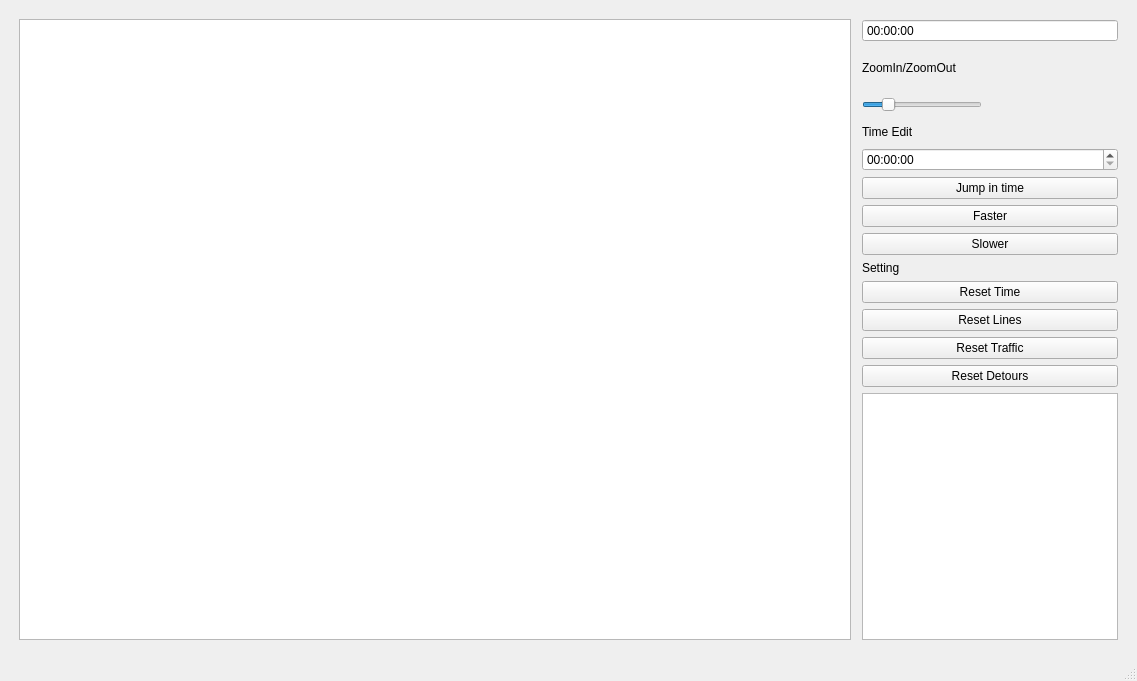
<?xml version="1.0" encoding="UTF-8"?>
<ui version="4.0">
 <class>MainWindow</class>
 <widget class="QMainWindow" name="MainWindow">
  <property name="geometry">
   <rect>
    <x>0</x>
    <y>0</y>
    <width>1137</width>
    <height>681</height>
   </rect>
  </property>
  <property name="windowTitle">
   <string>MainWindow</string>
  </property>
  <widget class="QWidget" name="centralwidget">
   <layout class="QGridLayout" name="gridLayout">
    <property name="sizeConstraint">
     <enum>QLayout::SetMinimumSize</enum>
    </property>
    <item row="7" column="2">
     <spacer name="horizontalSpacer_2">
      <property name="orientation">
       <enum>Qt::Horizontal</enum>
      </property>
      <property name="sizeType">
       <enum>QSizePolicy::Fixed</enum>
      </property>
      <property name="sizeHint" stdset="0">
       <size>
        <width>5</width>
        <height>10</height>
       </size>
      </property>
     </spacer>
    </item>
    <item row="18" column="4">
     <spacer name="verticalSpacer_6">
      <property name="orientation">
       <enum>Qt::Vertical</enum>
      </property>
      <property name="sizeType">
       <enum>QSizePolicy::Fixed</enum>
      </property>
      <property name="sizeHint" stdset="0">
       <size>
        <width>20</width>
        <height>5</height>
       </size>
      </property>
     </spacer>
    </item>
    <item row="2" column="4">
     <widget class="QTimeEdit" name="timeClock">
      <property name="focusPolicy">
       <enum>Qt::NoFocus</enum>
      </property>
      <property name="contextMenuPolicy">
       <enum>Qt::NoContextMenu</enum>
      </property>
      <property name="layoutDirection">
       <enum>Qt::LeftToRight</enum>
      </property>
      <property name="buttonSymbols">
       <enum>QAbstractSpinBox::NoButtons</enum>
      </property>
      <property name="calendarPopup">
       <bool>false</bool>
      </property>
     </widget>
    </item>
    <item row="2" column="0">
     <spacer name="horizontalSpacer_3">
      <property name="orientation">
       <enum>Qt::Horizontal</enum>
      </property>
      <property name="sizeType">
       <enum>QSizePolicy::Fixed</enum>
      </property>
      <property name="sizeHint" stdset="0">
       <size>
        <width>10</width>
        <height>20</height>
       </size>
      </property>
     </spacer>
    </item>
    <item row="3" column="4">
     <widget class="QLabel" name="zoom">
      <property name="enabled">
       <bool>true</bool>
      </property>
      <property name="sizePolicy">
       <sizepolicy hsizetype="Fixed" vsizetype="Fixed">
        <horstretch>50</horstretch>
        <verstretch>20</verstretch>
       </sizepolicy>
      </property>
      <property name="maximumSize">
       <size>
        <width>800</width>
        <height>40</height>
       </size>
      </property>
      <property name="sizeIncrement">
       <size>
        <width>50</width>
        <height>0</height>
       </size>
      </property>
      <property name="baseSize">
       <size>
        <width>50</width>
        <height>20</height>
       </size>
      </property>
      <property name="text">
       <string>ZoomIn/ZoomOut</string>
      </property>
     </widget>
    </item>
    <item row="18" column="1">
     <spacer name="verticalSpacer_3">
      <property name="orientation">
       <enum>Qt::Vertical</enum>
      </property>
      <property name="sizeType">
       <enum>QSizePolicy::Fixed</enum>
      </property>
      <property name="sizeHint" stdset="0">
       <size>
        <width>20</width>
        <height>10</height>
       </size>
      </property>
     </spacer>
    </item>
    <item row="9" column="5">
     <spacer name="horizontalSpacer">
      <property name="orientation">
       <enum>Qt::Horizontal</enum>
      </property>
      <property name="sizeType">
       <enum>QSizePolicy::Fixed</enum>
      </property>
      <property name="sizeHint" stdset="0">
       <size>
        <width>10</width>
        <height>20</height>
       </size>
      </property>
     </spacer>
    </item>
    <item row="2" column="1" rowspan="16">
     <widget class="QGraphicsView" name="graphicsView">
      <property name="sizePolicy">
       <sizepolicy hsizetype="Minimum" vsizetype="Minimum">
        <horstretch>0</horstretch>
        <verstretch>0</verstretch>
       </sizepolicy>
      </property>
      <property name="contextMenuPolicy">
       <enum>Qt::DefaultContextMenu</enum>
      </property>
     </widget>
    </item>
    <item row="4" column="4">
     <widget class="QSlider" name="zoomSlider">
      <property name="maximumSize">
       <size>
        <width>120</width>
        <height>22</height>
       </size>
      </property>
      <property name="minimum">
       <number>1</number>
      </property>
      <property name="maximum">
       <number>50</number>
      </property>
      <property name="value">
       <number>10</number>
      </property>
      <property name="sliderPosition">
       <number>10</number>
      </property>
      <property name="orientation">
       <enum>Qt::Horizontal</enum>
      </property>
     </widget>
    </item>
    <item row="0" column="4">
     <spacer name="verticalSpacer_2">
      <property name="orientation">
       <enum>Qt::Vertical</enum>
      </property>
      <property name="sizeType">
       <enum>QSizePolicy::Fixed</enum>
      </property>
      <property name="sizeHint" stdset="0">
       <size>
        <width>20</width>
        <height>10</height>
       </size>
      </property>
     </spacer>
    </item>
    <item row="5" column="4">
     <widget class="QLabel" name="time">
      <property name="maximumSize">
       <size>
        <width>50</width>
        <height>20</height>
       </size>
      </property>
      <property name="layoutDirection">
       <enum>Qt::LeftToRight</enum>
      </property>
      <property name="text">
       <string>Time Edit</string>
      </property>
     </widget>
    </item>
    <item row="6" column="4">
     <widget class="QTimeEdit" name="timeEdit">
      <property name="buttonSymbols">
       <enum>QAbstractSpinBox::UpDownArrows</enum>
      </property>
      <property name="correctionMode">
       <enum>QAbstractSpinBox::CorrectToPreviousValue</enum>
      </property>
      <property name="keyboardTracking">
       <bool>false</bool>
      </property>
      <property name="calendarPopup">
       <bool>false</bool>
      </property>
     </widget>
    </item>
    <item row="7" column="4">
     <widget class="QPushButton" name="jumpButton">
      <property name="text">
       <string>Jump in time</string>
      </property>
     </widget>
    </item>
    <item row="8" column="4">
     <widget class="QPushButton" name="fasterButton">
      <property name="mouseTracking">
       <bool>false</bool>
      </property>
      <property name="text">
       <string>Faster</string>
      </property>
     </widget>
    </item>
    <item row="9" column="4">
     <widget class="QPushButton" name="slowerButton">
      <property name="mouseTracking">
       <bool>false</bool>
      </property>
      <property name="text">
       <string>Slower</string>
      </property>
      <property name="checkable">
       <bool>false</bool>
      </property>
     </widget>
    </item>
    <item row="10" column="4">
     <widget class="QLabel" name="setting">
      <property name="sizePolicy">
       <sizepolicy hsizetype="Fixed" vsizetype="Fixed">
        <horstretch>0</horstretch>
        <verstretch>0</verstretch>
       </sizepolicy>
      </property>
      <property name="text">
       <string>Setting</string>
      </property>
     </widget>
    </item>
    <item row="11" column="4">
     <widget class="QPushButton" name="resetTimeButton">
      <property name="mouseTracking">
       <bool>false</bool>
      </property>
      <property name="text">
       <string>Reset Time</string>
      </property>
     </widget>
    </item>
    <item row="12" column="4">
     <widget class="QPushButton" name="resetLineButton">
      <property name="text">
       <string>Reset Lines</string>
      </property>
      <property name="autoDefault">
       <bool>false</bool>
      </property>
     </widget>
    </item>
    <item row="13" column="4">
     <widget class="QPushButton" name="resetTrafficButton">
      <property name="text">
       <string>Reset Traffic</string>
      </property>
     </widget>
    </item>
    <item row="14" column="4">
     <widget class="QPushButton" name="resetDetoursButton">
      <property name="text">
       <string>Reset Detours</string>
      </property>
     </widget>
    </item>
    <item row="15" column="4" rowspan="3">
     <widget class="QGraphicsView" name="graphicsView_2">
      <property name="sizePolicy">
       <sizepolicy hsizetype="Minimum" vsizetype="Minimum">
        <horstretch>0</horstretch>
        <verstretch>0</verstretch>
       </sizepolicy>
      </property>
     </widget>
    </item>
   </layout>
  </widget>
  <widget class="QMenuBar" name="menubar">
   <property name="geometry">
    <rect>
     <x>0</x>
     <y>0</y>
     <width>1137</width>
     <height>20</height>
    </rect>
   </property>
  </widget>
  <widget class="QStatusBar" name="statusbar"/>
 </widget>
 <resources/>
 <connections/>
</ui>
